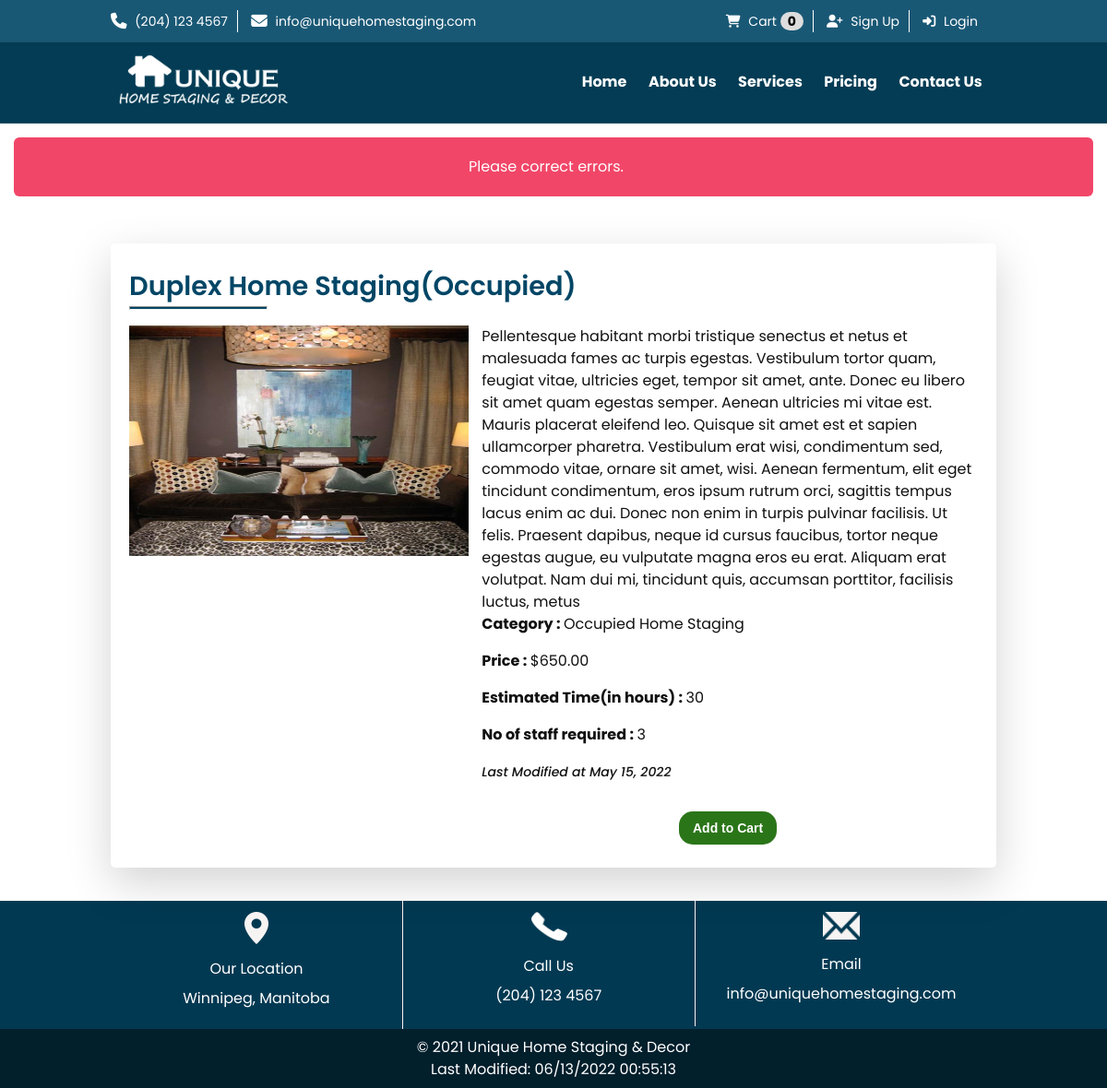
The page /?p=service-detail&service=22 (signed in) on the database its author committed.
### tables this page shows
CREATE TABLE `service` (
  `id` int(11) NOT NULL AUTO_INCREMENT,
  `title` varchar(255) NOT NULL,
  `description` text NOT NULL,
  `short_description` varchar(255) DEFAULT NULL,
  `image` varchar(255) DEFAULT NULL,
  `price` decimal(7,2) NOT NULL,
  `category` int(11) DEFAULT NULL,
  `tag` varchar(255) DEFAULT NULL,
  `display` enum('hide','all place','main page','service page') DEFAULT NULL,
  `estimated_time` int(11) DEFAULT NULL,
  `no_of_staff_required` int(11) DEFAULT NULL,
  `deleted` tinyint(1) DEFAULT 0,
  `created_at` datetime NOT NULL DEFAULT current_timestamp(),
  `updated_at` datetime NOT NULL DEFAULT current_timestamp() ON UPDATE current_timestamp(),
  PRIMARY KEY (`id`),
  KEY `category` (`category`),
  CONSTRAINT `service_ibfk_1` FOREIGN KEY (`category`) REFERENCES `category` (`id`)
);

CREATE TABLE `category` (
  `id` int(11) NOT NULL AUTO_INCREMENT,
  `title` varchar(255) NOT NULL,
  `image` varchar(255) DEFAULT NULL,
  `deleted` tinyint(1) DEFAULT 0,
  `created_at` datetime NOT NULL DEFAULT current_timestamp(),
  `updated_at` datetime NOT NULL DEFAULT current_timestamp() ON UPDATE current_timestamp(),
  PRIMARY KEY (`id`)
);

### config/functions.php (called while the page is built, shortened)
<?php
function view(string $view_name, array $data = []): void
{
    try {
        extract($data);
        $path = __DIR__ . '/../views/' . $view_name . '.view.php';
        require($path);
    } catch (Exception $e) {
        echo $e->getMessage();
        die;
    }
}

### controllers/service-detail.php (called while the page is built, shortened)
<?php
$serviceObj = new Service();
if (!empty($_GET['service']) && $_GET['service'] == intval($_GET['service'])) {
    $service = $serviceObj->getOne($_GET['service']);
}
view('service-detail', compact('title', 'service'));

### public/index.php (called while the page is built, shortened)
<?php
$allowed = [
    'home', 'services', 'service-detail', 'about-us', 'pricing', 'contact-us', 'sign-up',
    'process-sign-up', 'my-profile', 'login',  'process-login', 'logout',
    'view-cart', 'handle-cart', 'remove-cart', 'checkout', 'handle-payment',
    'invoice', 'orders'
];
if (empty($_GET['p'])) {
    $page = 'home';
} elseif (in_array($_GET['p'], $allowed)) {
    $page = $_GET['p'];
} else {
    $page = 'error-404';
    http_response_code(404);
}
$path = __DIR__ . '/../controllers/' . $page . '.php';
require($path);

### app/Models/Service.php (called while the page is built, shortened)
<?php
class Service extends Model
{
    protected $table = 'service';
    public function getOne($service_id)
    {
        $query = "SELECT
                    s.*,
                    c.title as category_title
                    from {$this->table} as s
                    LEFT JOIN {$this->category_table} as c
                    ON s.category = c.id
                    WHERE
                    s.{$this->key} = :id
                    AND
                    s.deleted=0";
        $stmt = self::$dbh->prepare($query);
        $stmt->bindValue(':id', $service_id);
        $stmt->execute();
        return $stmt->fetch();
    }
}

### config/escape.php (called while the page is built, shortened)
<?php
function esc(string $str): string
{
    return htmlentities($str, ENT_NOQUOTES, "UTF-8");
}
function html(string $str): string
{
    $allowed = [
        '<p>',
        '<br>',
        '<img>',
        '<strong>',
        '<em>',
        '<h1>',
        '<h2>',
        '<h3>',
        '<h4>',
        '<h5>',
        '<h6>',
    ];
    $stripped = strip_tags($str, $allowed);
    $entities = htmlentities($stripped, ENT_QUOTES, "UTF-8");
    $clean = htmlspecialchars_decode($entities, ENT_NOQUOTES);
    return $clean;
}

### views/service-detail.view.php (the view, shortened to what this page needs)
<?php require __DIR__ . '/inc/header.php'; ?>
<div class="container">
    <div class="section-block">
        <div class="service-block service-detail-page">
            <div class="service-title">
                <h2><?= esc($service['title']) ?></h2>
                <hr>
            </div>
            <div>
                <div class="service-img-block">
                    <img src="/images/service/<?= esc($service['image']) ?>" alt="<?= esc($service['title']) ?>" width="300" height="300">
                </div>
                <div class="service-detail">
                    <div>
                        <?= html($service['description']) ?>
                    </div>
                    <p class="highlight-text">
                        <strong>Category : </strong> <?= esc($service['category_title']) ?>
                    </p>
                    <p class="highlight-text">
                        <strong>Price : </strong>$<?= number_format($service['price'], 2) ?>
                    </p>
                    <p class="highlight-text">
                        <strong>Estimated Time(in hours) : </strong> <?= esc($service['estimated_time']) ?>
                    </p>
                    <p class="highlight-text">
                        <strong>No of staff required : </strong> <?= esc($service['no_of_staff_required']) ?>
                    </p>
                    <p id="updated-time">
                        <i>Last Modified at <?= date('M d, Y ', strtotime($service['updated_at'])) ?></i>
                    </p>
                    <div class="btn-wrapper">
                        <form method="post" action="/?p=handle-cart">
                            <input type="submit" value="Add to Cart" />
                        </form>
                    </div>
                </div>
            </div>
        </div>
    </div>
</div>
<?php require __DIR__ . '/inc/footer.php'; ?>

### public/styles/custom.css (style rules this page uses)
* { box-sizing: border-box; }
body, html { margin: 0; padding: 0; }
body { font-family: "Poppins", Arial, sans-serif; background-color: #fff; margin: 0; line-height: 24px; color: #111; font-size: 16px; font-weight: 400; }
.container { max-width: 960px; margin: 0 auto; position: relative; }
.section-block { margin: 15px 0; }
.service-block { padding: 10px 20px; margin: 20px 0; box-shadow: 0 1rem 3rem rgba(0, 0, 0, 0.175) !important; border-radius: 0.3rem !important; background-color: #fff !important; }
.service-block .service-title h2 { font-weight: 600; font-size: 1.1em; margin-bottom: 5px; color: #014666; }
.service-block .service-title hr { width: 100%; height: 3px; background: #014666; display: inline-block; margin: 5px 0 10px; }
.service-block.service-detail-page .service-title h2 { font-weight: 600; font-size: 1.8em; margin-bottom: 5px; color: #014666; }
.service-block.service-detail-page .service-title hr { width: 150px; height: 4px; }
.service-block .service-detail p { font-size: 16px; margin: 0 0 1rem; }
.service-block .service-img-block { width: 40%; height: 250px; display: inline-block; vertical-align: top; margin-right: 10px; }
.service-block .service-img-block img { height: 100%; width: 100%; max-height: 100%; max-width: 100%; }
.service-block .service-detail { width: 58%; display: inline-block; vertical-align: top; }
#updated-time { font-size: 14px; font-weight: 500; }
.btn-wrapper { text-align: center; padding: 15px 0; }
.btn-wrapper a, .btn-wrapper form input[type="submit"] { padding: 10px 15px; color: #fff; border-radius: 15px; font-size: 14px; font-weight: 600; border: none; cursor: pointer; transition: all 200ms ease-in-out; text-decoration: none; background-color: rgba(1, 70, 102, 0.9); }
.btn-wrapper form input[type="submit"] { background-color: rgba(21, 102, 1, 0.9); }

### public/styles/print.css (style rules this page uses)
* { -webkit-print-color-adjust: exact; print-color-adjust: exact; }
body { font-size: 12px; width: 100%; }
.container { width: 100%; }

### rows shown on the page
service: title "Duplex Home Staging(Occupied)", image (picture), description "Pellentesque habitant morbi tristique senectus et netus et malesuada fames ac turpis egestas. Vestibulum tortor quam, feugiat vitae, ultricies eget, tempor sit amet, ante. Donec eu libero sit amet quam egestas semper. Aenean ultricies mi vitae est. Mauris placerat eleifend leo. Quisque sit amet est et sapien ullamcorper pharetra. Vestibulum erat wisi, condimentum sed, commodo vitae, ornare sit amet, wisi. Aenean fermentum, elit eget tincidunt condimentum, eros ipsum rutrum orci, sagittis tempus lacus enim ac dui. Donec non enim in turpis pulvinar facilisis. Ut felis. Praesent dapibus, neque id cursus faucibus, tortor neque egestas augue, eu vulputate magna eros eu erat. Aliquam erat…", category.title "Occupied Home Staging", price "650.00", estimated_time "30", no_of_staff_required "3", updated_at "May 15, 2022"

### other values the page prints
$cartCount "0"
$notification['msg'] "Please correct errors."
